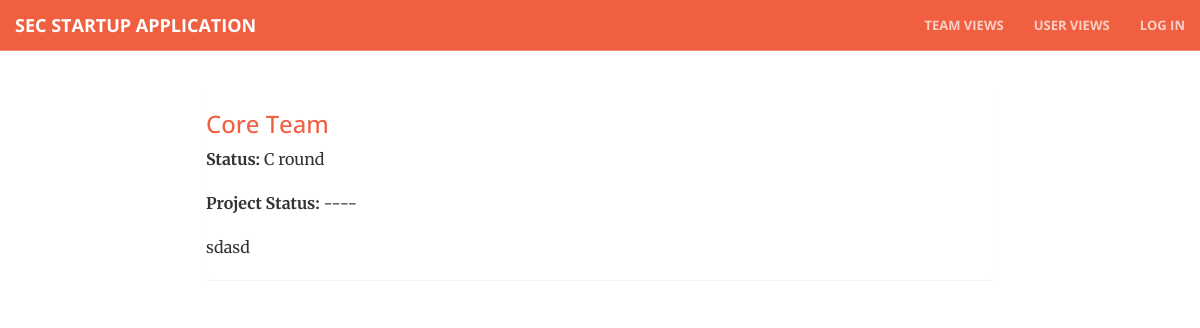
Page /team/ on the earlier database version.
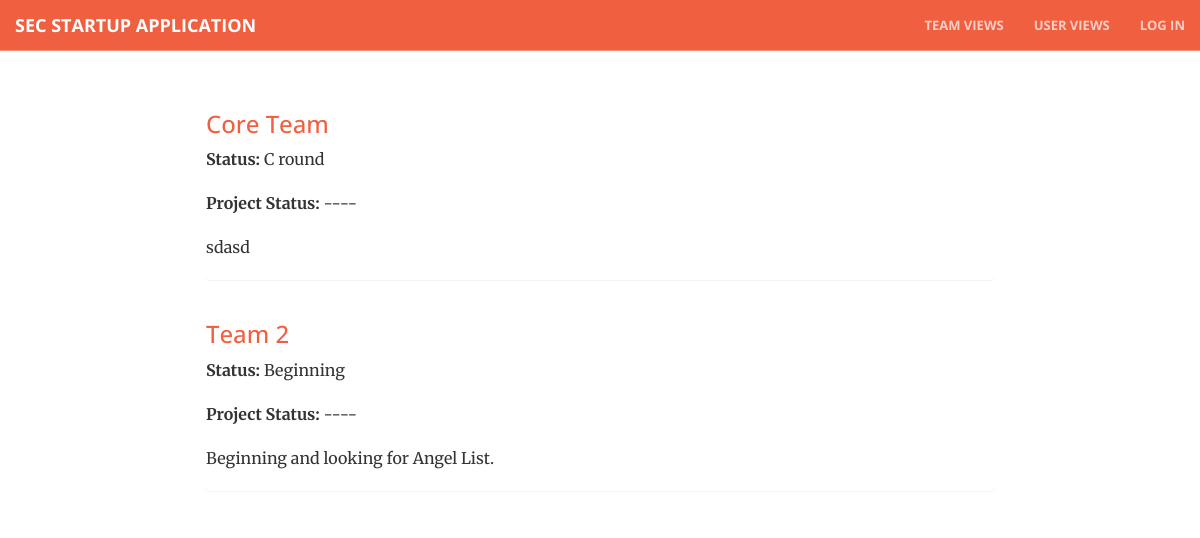
Same page on the later database version.
### core/models.py (models this page shows, shortened)
class Team(models.Model):
    title = models.CharField(max_length=300)
    status = models.CharField(max_length=300)
    description = models.TextField(null=True, blank=True)
    created_at = models.DateTimeField(auto_now_add=True)
    project_status = models.IntegerField(choices=STATUS_CHOICES, null=True, blank=True)
    image_file = models.ImageField(upload_to=upload_to_location, null=True, blank=True)
    def get_absolute_url(self):
        return reverse(viewname="team_list", args=[self.id])

### core/views.py (the view)
# urls.py: url(r'team/$', coreviews.TeamListView.as_view()),
class TeamListView(ListView):
    model = coremodels.Team
    template_name = 'team/list.html'
    paginate_by = 5

### templates/team/list.html (shortened to what this page needs)
{% extends "base/theme.html" %}
{% load bootstrap_pagination %}
{% block main_content %}
  <div class="row main-content">
    <div class="col-md-2"></div>
      <div class="col-md-8">
        {% for team in object_list %}
         <div class="panel">
           <h3><a href="{{ team.get_absolute_url }}">{{ team.title }}</a></h3>
            {% if team.status %}<p><b>Status: </b>{{ team.status }}</p>{% endif %}
            <p><b>Project Status: </b>{% if team.project_status %}{{ team.get_project_status_display }}{% else %}----{% endif %}</p>
             <p>{{ team.description }}</p>
         </div>
         {% endfor %}
      </div>
    <div class="col-md-2"></div>
  </div>
{% endblock %}

Differences in the rows shown:
added Team: title "Team 2", status "Beginning", description "Beginning and looking for Angel List."
